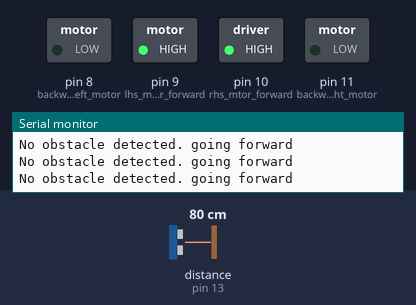
This sketch was run on a simulated Arduino Uno, built with avr-gcc and run on an emulated ATmega328P. Shown: switched loads named in the sketch (green lamp = pin HIGH), the last lines printed to the serial monitor. Wiring (inferred from the names in the program): ultrasonic range finder: trigger pin 12; echo pin 13. The test bench sets the inputs (shaded band); at power-on: distance to the obstacle (sensor on pin 13) 80 cm. The echo pulse lasts 58.3 µs per cm; pins used as bus, display or sensor lines are not drawn.

Above: at 1.2 s.
1.3 s: distance to the obstacle (sensor on pin 13) set to 34 cm
4.3 s: distance to the obstacle (sensor on pin 13) set to 28 cm
At 5.0 s:
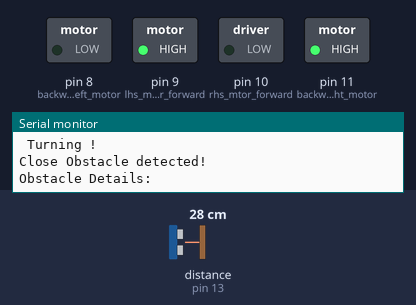
Timing chart, 0 to 7.3 s (numbered marks = the images above; inputs shaded):
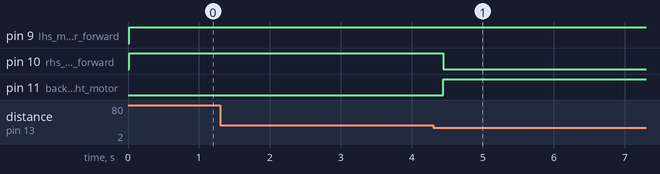

The sketch:

MotorTestRobotPinMode.ino
```cpp
// (licence header left out)
#include <AFMotor.h>
#define trigPin 12 // define the pins of your sensor
#define echoPin 13


void setup() {
  Serial.begin(9600);           // set up Serial library at 9600 bps
  Serial.println("Motor test!");
    pinMode(trigPin, OUTPUT);// set the trig pin to output (Send sound waves)
    pinMode(echoPin, INPUT);// set the echo pin to input (recieve sound waves)
    pinMode(9, OUTPUT);   //lhs motor forward
    pinMode(11, OUTPUT);   // backways  right motor
    pinMode(8, OUTPUT);  // backways  left motor
    pinMode(10, OUTPUT);   // rhs mtor forward


}

void loop() {
  long duration, distance; // start the scan
  digitalWrite(trigPin, LOW);
  delayMicroseconds(2); // delays are required for a succesful sensor operation.
  digitalWrite(trigPin, HIGH);


 delayMicroseconds(10); //this delay is required as well!
  digitalWrite(trigPin, LOW);
  duration = pulseIn(echoPin, HIGH);
  distance = (duration/2) / 29.1;// convert the distance to centimeters.

  if (distance < 30)/*if there's an obstacle 25 centimers, ahead, do the following: */ {
    Serial.println ("Close Obstacle detected!" );
    Serial.println ("Obstacle Details:");
    Serial.print ("Distance From Robot is " );
    Serial.print ( distance);
    Serial.print ( " CM!");// print out the distance in centimeters.

    Serial.println (" The obstacle is declared a threat due to close distance. ");
    Serial.println (" Turning !");
    //need to reinitialise all pinds are in right state
     digitalWrite(10, LOW);   // turn the rhs motor to low
     digitalWrite(9, HIGH);   // turn the lhs motor to high
     digitalWrite(11, HIGH);   // turn the rhs motor backways

}
  else {
   Serial.println ("No obstacle detected. going forward");
   delay (15);
     //need to reinitialise all pinds are in right state
     digitalWrite(9, HIGH);   // turn the lhs high
     digitalWrite(11, LOW);   // turn the lhs low
     digitalWrite(10, HIGH);   // turn the rhs motor high

  }


}
```

Measured:
- the behaviour switches between 31 and 30 cm on distance to the obstacle (sensor on pin 13) (found by bisection; images 0 and 1)
- after the input at 4.3 s, pin 10 (rhs_mtor_forward): HIGH → LOW after 0.15 s; pin 11 (backways__right_motor): LOW → HIGH after 0.15 s
